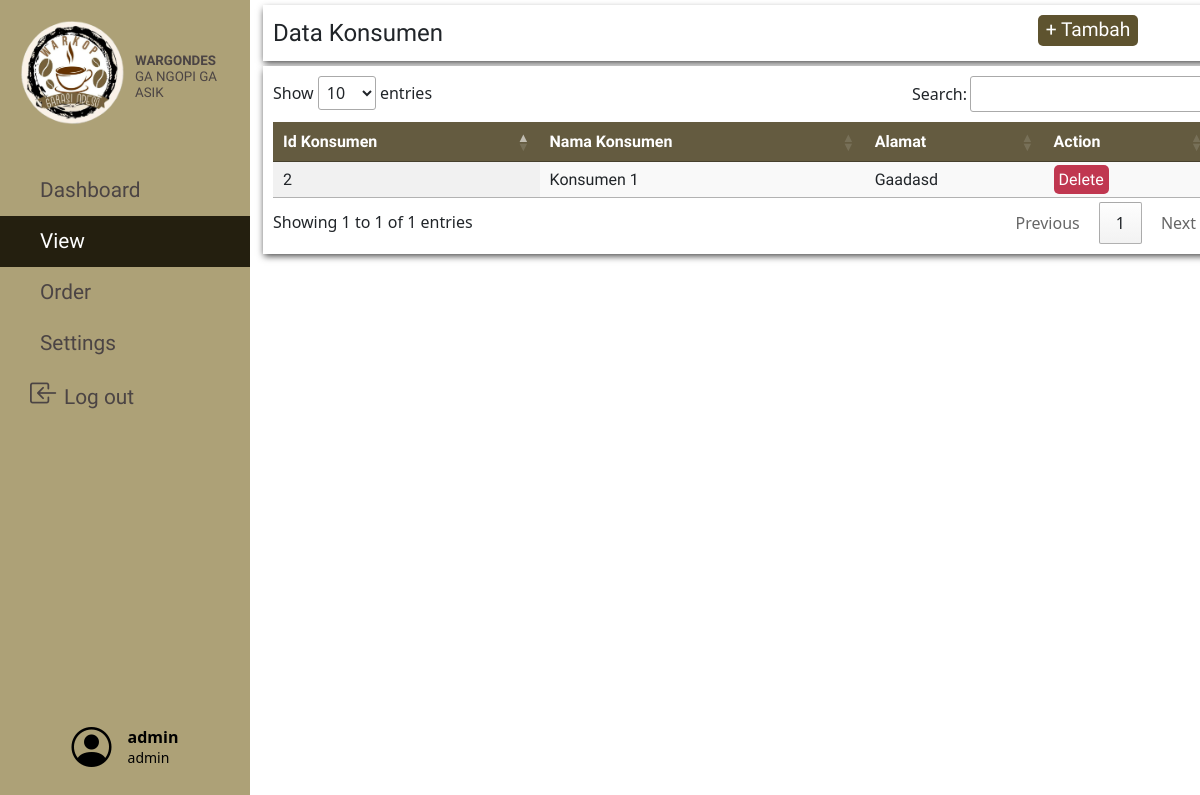
The app's page /php/viewKonsumenPage.php (signed in), older data.
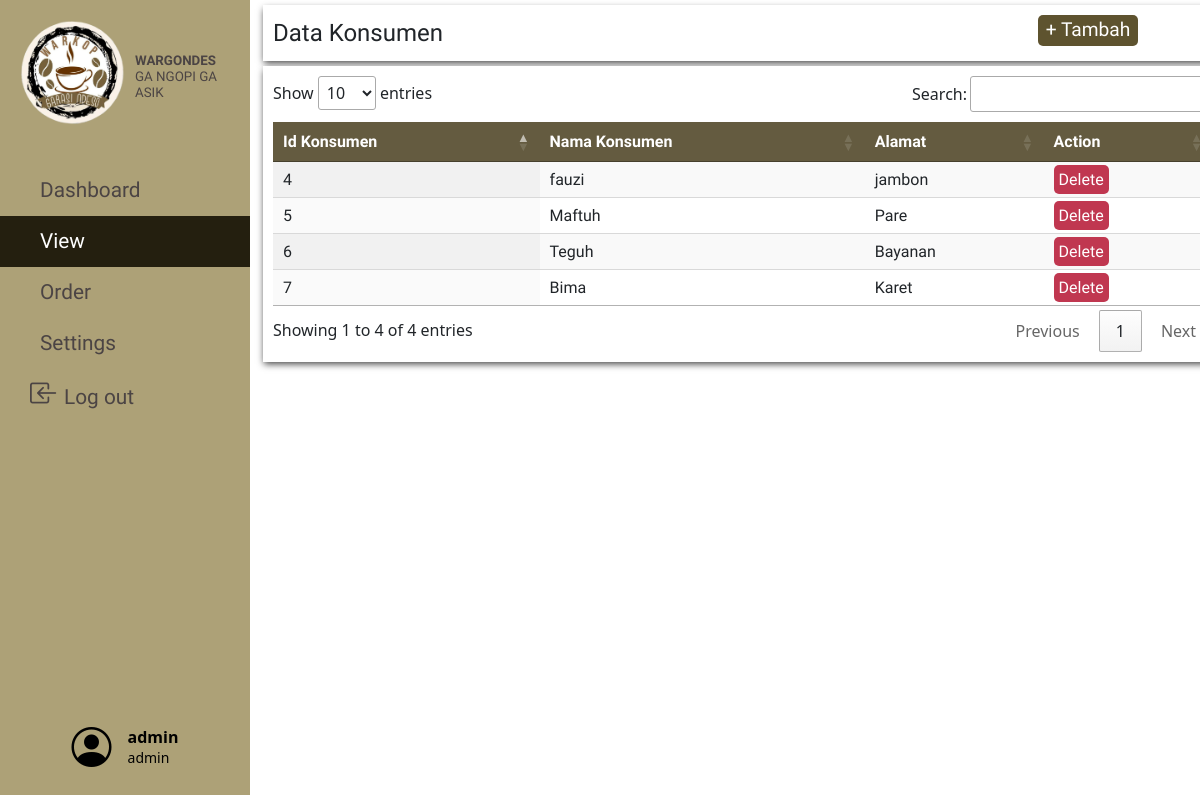
The same page, newer data.
### tables this page shows
CREATE TABLE `konsumen` (
  `id_konsumen` int(11) NOT NULL,
  `nama_konsumen` varchar(25) NOT NULL,
  `alamat_konsumen` varchar(25) NOT NULL
);

### php/viewKonsumenPage.php (the view, shortened to what this page needs)
<html>
	<?php $page = 'viewPage'; include('../include/header.php');?>
	<?php include('../include/navbar.php');?>
	<?php include('../database/db.php');?>
	<body style="background:url('https://img.freepik.com/free-photo/right-corner-coffee-beans-with-copy-space_23-2148255026.jpg?w=826&t=st=1690722306~exp=1690722906~hmac=857df898b9099e272b7c4738dd9a2e88d4b1ef4aa3c55a6ebd3c8b798e20c916');background-repeat:no-repeat;
background-position: center center;background-size: cover;">
		<div class="label clientList">Data Konsumen
			<button id="myBtn" style="width:100px;">+ Tambah</button>
		</div>
		<table id="client_list" class="display">
			<thead>
				<tr>
					<th>Id Konsumen</th>
					<th>Nama Konsumen</th>
					<th>Alamat</th>
					<th>Action</th>
				</tr>
			</thead>
				<tbody>
					<?php
						$sql = "SELECT * FROM konsumen";
						$result = $conn->query($sql);
					?>
					<?php if ($result->num_rows > 0): ?>
						<?php while($row = $result->fetch_assoc()): ?>
							<tr>
								<td><?php echo $row["id_konsumen"]; ?></td>
								<td><?php echo $row["nama_konsumen"]; ?></td>
								<td><?php echo $row["alamat_konsumen"]; ?></td>
								<td><a onclick="return alert('Konsumen berhasil dihapus');" href="../actions/client_delete.php?id_konsumen=<?php echo $row["id_konsumen"];?>" class="action delete">Delete</td>
							</tr>
						<?php endwhile; ?>
					<?php endif; ?>
				</tbody>
		</table>
	</body>
</html>

Row changes from the older to the newer data that the page shows:
removed konsumen: id_konsumen "2", nama_konsumen "Konsumen 1", alamat_konsumen "Gaadasd"
added konsumen: id_konsumen "4", nama_konsumen "fauzi", alamat_konsumen "jambon"
added konsumen: id_konsumen "5", nama_konsumen "Maftuh", alamat_konsumen "Pare"
added konsumen: id_konsumen "6", nama_konsumen "Teguh", alamat_konsumen "Bayanan"
added konsumen: id_konsumen "7", nama_konsumen "Bima", alamat_konsumen "Karet"
Text that changed along with them:
text written by a page script: "Show entries Search: Showing 1 to 1 of 1 entries Previous 1 Next" → "Show entries Search: Showing 1 to 4 of 4 entries Previous 1 Next"
